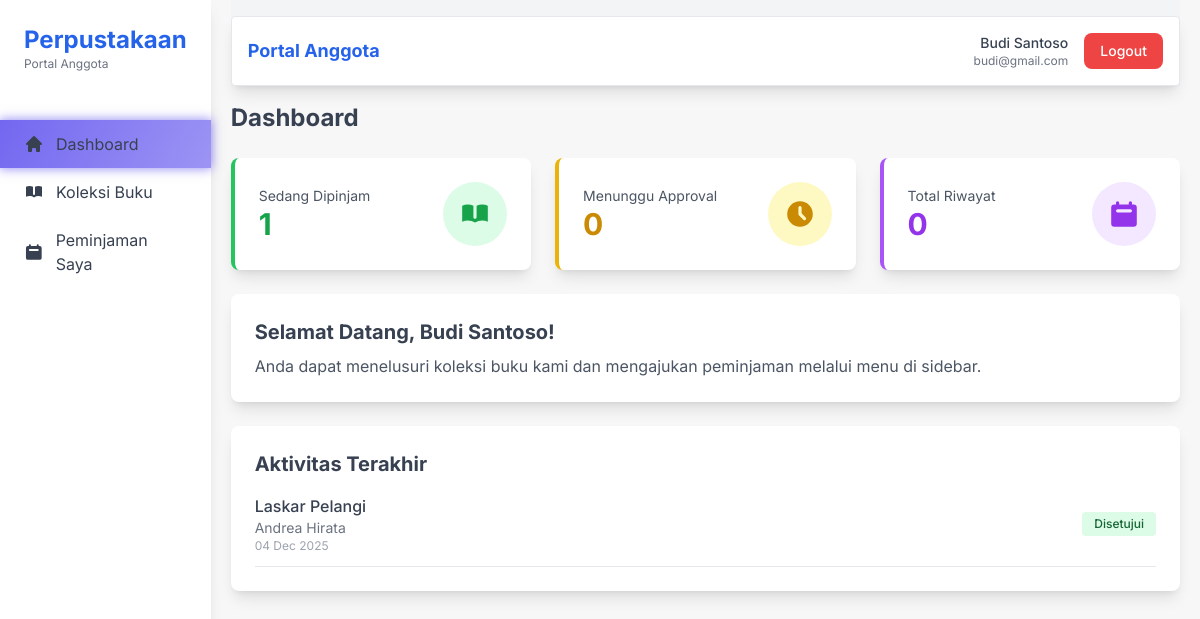
Page /anggota/dashboard.php (signed in) on the earlier database version.
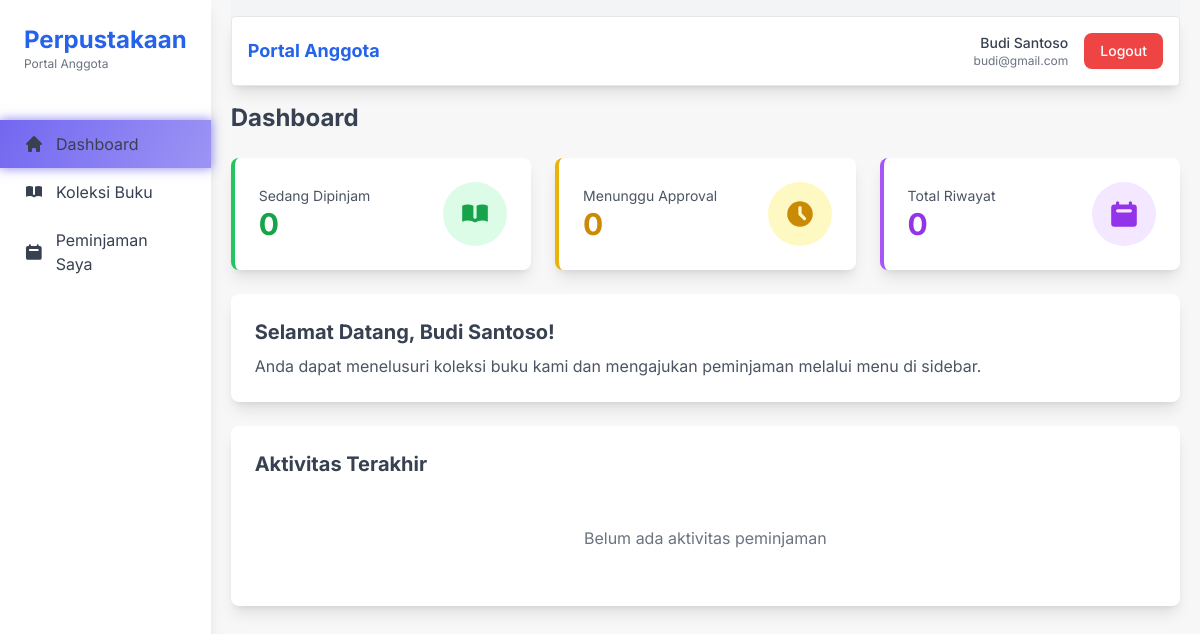
Same page on the later database version.
### tables this page shows
CREATE TABLE `peminjaman` (
  `id` int(11) NOT NULL AUTO_INCREMENT,
  `anggota_id` int(11) NOT NULL,
  `book_id` int(11) NOT NULL,
  `tgl_pinjam` date NOT NULL,
  `tgl_kembali` date NOT NULL,
  `tgl_request` datetime NOT NULL DEFAULT current_timestamp(),
  `status` enum('pending','approved','rejected','returned') NOT NULL DEFAULT 'pending',
  `catatan_admin` text DEFAULT NULL,
  PRIMARY KEY (`id`),
  KEY `anggota_id` (`anggota_id`),
  KEY `book_id` (`book_id`),
  CONSTRAINT `peminjaman_ibfk_1` FOREIGN KEY (`anggota_id`) REFERENCES `anggota` (`id`) ON DELETE CASCADE ON UPDATE CASCADE,
  CONSTRAINT `peminjaman_ibfk_2` FOREIGN KEY (`book_id`) REFERENCES `books` (`id`) ON DELETE CASCADE ON UPDATE CASCADE
);

CREATE TABLE `books` (
  `id` int(11) NOT NULL AUTO_INCREMENT,
  `judul` varchar(255) NOT NULL,
  `kategori` varchar(255) NOT NULL,
  `pengarang` varchar(255) NOT NULL,
  `penerbit` varchar(255) NOT NULL,
  `tahun_terbit` year DEFAULT NULL,
  `isbn` varchar(50) DEFAULT NULL,
  `jumlah_stok` int(11) NOT NULL DEFAULT 1,
  `status` enum('Tersedia','Dipinjam','Tidak Tersedia') NOT NULL DEFAULT 'Tersedia',
  `cover` varchar(255) DEFAULT 'default-cover.jpg',
  PRIMARY KEY (`id`)
);

### anggota/dashboard.php (the view, shortened to what this page needs)
<?php
require_once __DIR__ . '/../db-config.php';
$anggota_id = $_SESSION['user_id'];
$sql = "SELECT COUNT(*) as total FROM peminjaman WHERE anggota_id = ? AND status = 'approved'";
$stmt = $connection->prepare($sql);
$stmt->execute([$anggota_id]);
$aktif = $stmt->fetch()['total'];
$sql = "SELECT COUNT(*) as total FROM peminjaman WHERE anggota_id = ? AND status = 'pending'";
$stmt = $connection->prepare($sql);
$stmt->execute([$anggota_id]);
$pending = $stmt->fetch()['total'];
$sql = "SELECT COUNT(*) as total FROM peminjaman WHERE anggota_id = ? AND status IN ('returned', 'rejected')";
$stmt = $connection->prepare($sql);
$stmt->execute([$anggota_id]);
$riwayat = $stmt->fetch()['total'];
$sql = "SELECT p.*, b.judul, b.pengarang, b.penerbit
        FROM peminjaman p
        INNER JOIN books b ON p.book_id = b.id
        WHERE p.anggota_id = ?
        ORDER BY p.tgl_request DESC
        LIMIT 5";
$stmt = $connection->prepare($sql);
$stmt->execute([$anggota_id]);
$recent = $stmt->fetchAll();
require_once __DIR__ . '/layout/top.php';
?>
<section>
  <div class="flex items-center mt-4">
    <h1 class="text-2xl font-bold">Dashboard</h1>
  </div>
</section>
<div class="grid grid-cols-1 md:grid-cols-3 gap-6 my-6">
  <div class="bg-white rounded-lg p-6 shadow-lg border-l-4 border-green-500">
    <div class="flex items-center justify-between">
      <div>
        <p class="text-gray-600 text-sm">Sedang Dipinjam</p>
        <h3 class="text-3xl font-bold text-green-600"><?= $aktif ?></h3>
      </div>
      <div class="bg-green-100 p-4 rounded-full">
      </div>
    </div>
  </div>
  <div class="bg-white rounded-lg p-6 shadow-lg border-l-4 border-yellow-500">
    <div class="flex items-center justify-between">
      <div>
        <p class="text-gray-600 text-sm">Menunggu Approval</p>
        <h3 class="text-3xl font-bold text-yellow-600"><?= $pending ?></h3>
      </div>
      <div class="bg-yellow-100 p-4 rounded-full">
        <svg class="w-8 h-8 text-yellow-600" fill="currentColor" viewBox="0 0 20 20">
          <path fill-rule="evenodd" d="M10 18a8 8 0 100-16 8 8 0 000 16zm1-12a1 1 0 10-2 0v4a1 1 0 00.293.707l2.828 2.829a1 1 0 101.415-1.415L11 9.586V6z" clip-rule="evenodd"/>
        </svg>
      </div>
    </div>
  </div>
  <div class="bg-white rounded-lg p-6 shadow-lg border-l-4 border-purple-500">
    <div class="flex items-center justify-between">
      <div>
        <p class="text-gray-600 text-sm">Total Riwayat</p>
        <h3 class="text-3xl font-bold text-purple-600"><?= $riwayat ?></h3>
      </div>
      <div class="bg-purple-100 p-4 rounded-full">
        <svg class="w-8 h-8 text-purple-600" fill="currentColor" viewBox="0 0 20 20">
          <path fill-rule="evenodd" d="M6 2a1 1 0 00-1 1v1H4a2 2 0 00-2 2v10a2 2 0 002 2h12a2 2 0 002-2V6a2 2 0 00-2-2h-1V3a1 1 0 10-2 0v1H7V3a1 1 0 00-1-1zm0 5a1 1 0 000 2h8a1 1 0 100-2H6z" clip-rule="evenodd"/>
        </svg>
      </div>
    </div>
  </div>
</div>
<div class="bg-white rounded-lg p-6 my-6 shadow-lg">
  <h2 class="text-xl font-bold mb-2">Selamat Datang, <?= $_SESSION['nama'] ?>!</h2>
  <p class="text-gray-600">
    Anda dapat menelusuri koleksi buku kami dan mengajukan peminjaman melalui menu di sidebar.
  </p>
</div>
<div class="bg-white rounded-lg p-6 my-6 shadow-lg">
  <h2 class="text-xl font-bold mb-4">Aktivitas Terakhir</h2>
  <?php if (empty($recent)): ?>
    <p class="text-gray-500 text-center py-8">Belum ada aktivitas peminjaman</p>
  <?php else: ?>
    <div class="space-y-4">
      <?php foreach ($recent as $item): ?>
        <?php
        $statusColors = [
          'pending' => 'bg-yellow-100 text-yellow-800',
          'approved' => 'bg-green-100 text-green-800',
          'rejected' => 'bg-red-100 text-red-800',
          'returned' => 'bg-purple-100 text-purple-800'
        ];
        $statusLabels = [
          'pending' => 'Pending',
          'approved' => 'Disetujui',
          'rejected' => 'Ditolak',
          'returned' => 'Dikembalikan'
        ];
        ?>
        <div class="flex items-center justify-between border-b pb-3">
          <div class="flex-1">
            <h3 class="font-medium"><?= htmlspecialchars($item['judul']) ?></h3>
            <p class="text-sm text-gray-500"><?= htmlspecialchars($item['pengarang']) ?></p>
            <p class="text-xs text-gray-400"><?= date('d M Y', strtotime($item['tgl_request'])) ?></p>
          </div>
          <span class="px-3 py-1 rounded text-xs font-medium <?= $statusColors[$item['status']] ?>">
            <?= $statusLabels[$item['status']] ?>
          </span>
        </div>
      <?php endforeach; ?>
    </div>
  <?php endif; ?>
</div>
<?php require_once __DIR__ . '/layout/bottom.php'; ?>

Differences in the rows shown:
removed peminjaman: book.judul "Laskar Pelangi", book.pengarang "Andrea Hirata", tgl_request "04 Dec 2025", status "Disetujui"
Other differences:
$aktif: "1" → "0"
text now shown: "Belum ada aktivitas peminjaman"
